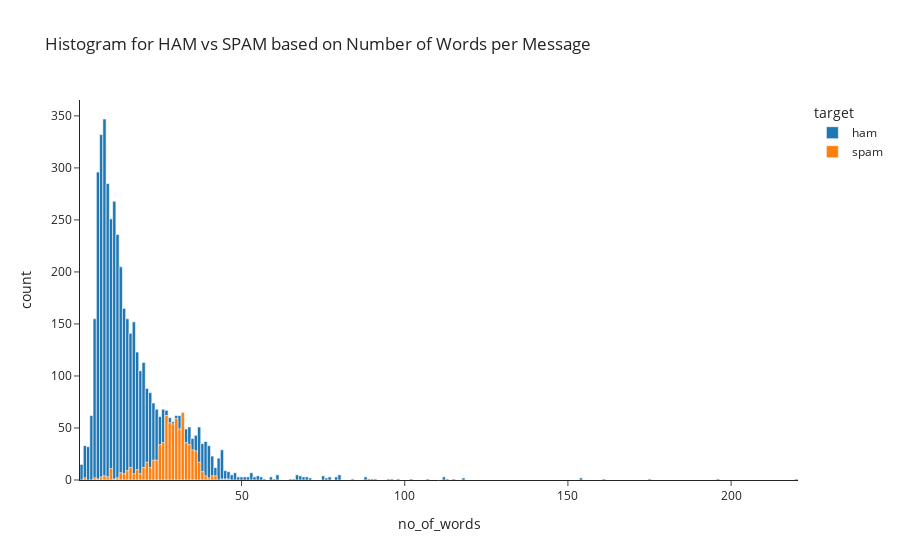

The cell this chart's notebook holds for it:
### Code cell
fig = px.histogram(df, x = 'no_of_words', color = 'target', 
                   template = 'simple_white', 
                   title = "Histogram for HAM vs SPAM based on Number of Words per Message")

fig.update_xaxes(showgrid = False)
fig.update_yaxes(showgrid = False)
fig.update_layout(barmode = 'overlay')
fig.show()

### Figure 1 — Plotly figure (JSON) as saved in the notebook; plotly's stock layout.template omitted (floating-point values rounded to 4 significant figures; data arrays with more than 128 entries replaced by an {"elided": "..."} marker saying what was removed)
{"data": [{"alignmentgroup": "True", "bingroup": "x", "hovertemplate": "target=ham<br>no_of_words=%{x}<br>count=%{y}<extra></extra>", "legendgroup": "ham", "marker": {"color": "#1F77B4", "pattern": {"shape": ""}}, "name": "ham", "offsetgroup": "ham", "orientation": "v", "showlegend": true, "type": "histogram", "x": {"elided": "4825 int values"}, "xaxis": "x", "yaxis": "y"}, {"alignmentgroup": "True", "bingroup": "x", "hovertemplate": "target=spam<br>no_of_words=%{x}<br>count=%{y}<extra></extra>", "legendgroup": "spam", "marker": {"color": "#FF7F0E", "pattern": {"shape": ""}}, "name": "spam", "offsetgroup": "spam", "orientation": "v", "showlegend": true, "type": "histogram", "x": {"elided": "747 int values"}, "xaxis": "x", "yaxis": "y"}], "layout": {"barmode": "overlay", "legend": {"title": {"text": "target"}, "tracegroupgap": 0}, "title": {"text": "Histogram for HAM vs SPAM based on Number of Words per Message"}, "xaxis": {"anchor": "y", "domain": [0, 1], "showgrid": false, "title": {"text": "no_of_words"}}, "yaxis": {"anchor": "x", "domain": [0, 1], "showgrid": false, "title": {"text": "count"}}}}
